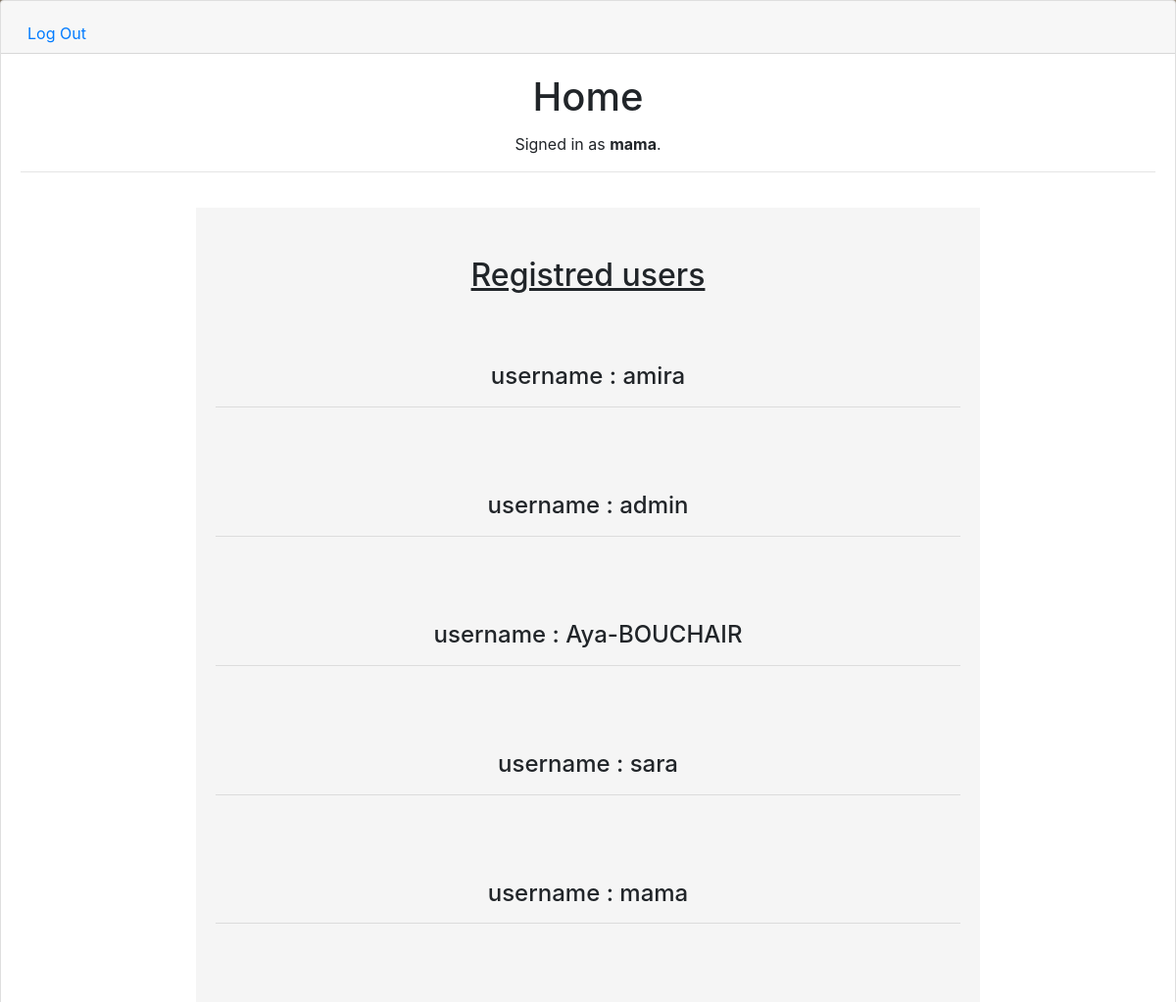
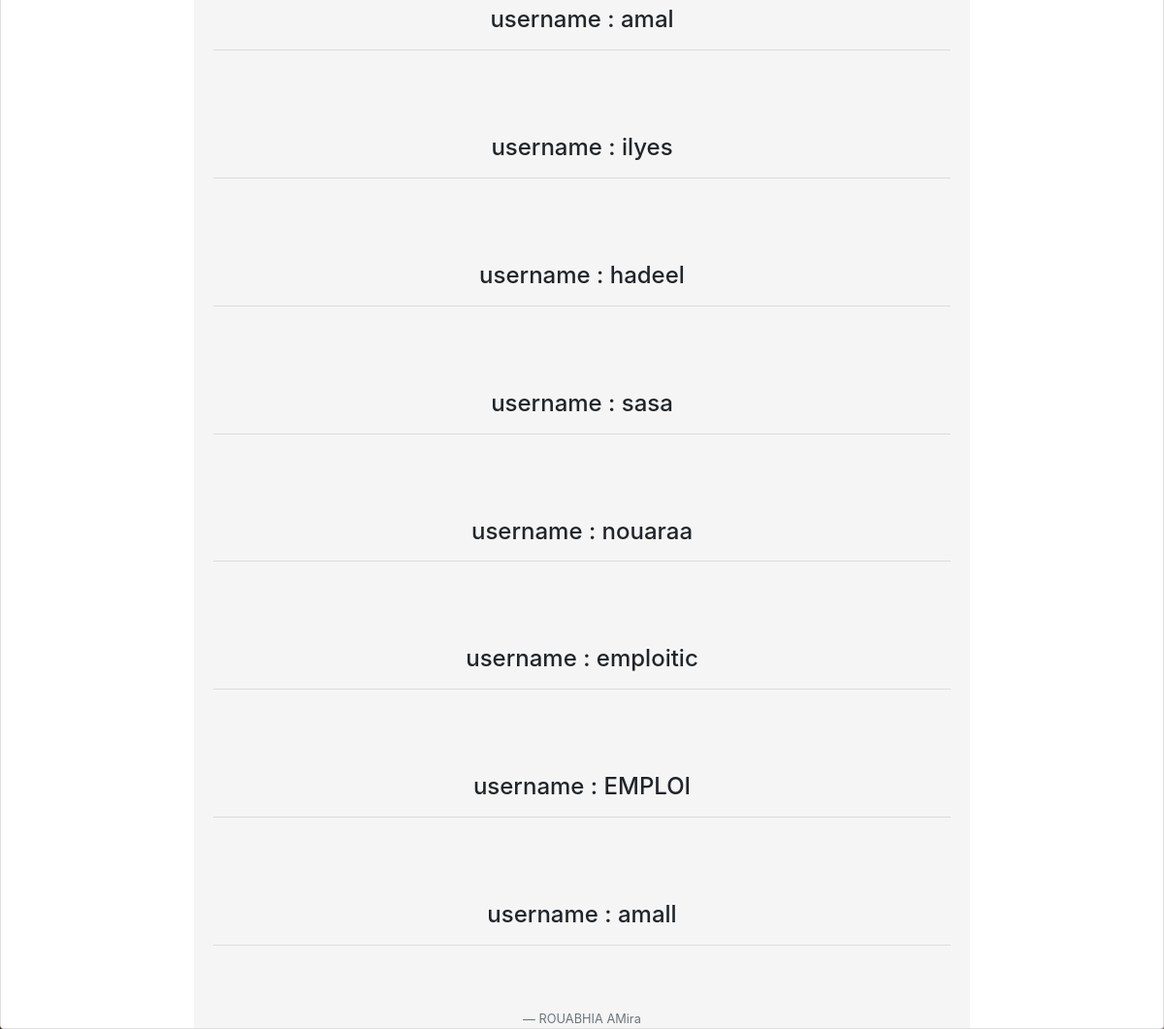
Page /index/ (signed in) on the committed database (2 pictures, top to bottom).
### accounts/models.py (models this page shows)
class User(AbstractUser):
    pass

### accounts/views.py (the view)
# urls.py: path('index/', views.index, name= 'index'),
def index(request):
    users = User.objects.all()
    return render(request, 'index.html', {
                    "users": users,
                })

### accounts/templates/index.html (shortened to what this page needs)
{% extends "layout.html" %}
{% load static %}
{% block body %}
{% if user.is_authenticated %}
<h2 style="margin: 50px; text-decoration: underline;" class="text-center">Registred users</h2>
{% for user in users %}
<div style="margin-bottom: 30px;">
    <div class="card-body">
        <h4 class="card-title">username : {{user.username}}</h4>
        <hr>
    </div>
</div>
{% endfor %}
{% else %}
<h2 style="margin: 50px; text-decoration: underline;" class="text-center">Login to view all registred users !</h2>
{% endif %}
{% endblock %}

### accounts/templates/layout.html (shortened to what this page needs)
{% load static %}
<!DOCTYPE html>
<html lang="en">
<head>
  <link rel="stylesheet" href="https://stackpath.bootstrapcdn.com/bootstrap/4.4.1/css/bootstrap.min.css"
>
  <link href="{% static 'css/styles.css' %}" rel="stylesheet">
</head>
<body class="bg-image">
  <div class="card text-center">
    <div class="card-header">
      <ul class="nav nav-tabs card-header-tabs">
        {% if user.is_authenticated %}
        <li class="nav-item">
          <a class="nav-link" href="{% url 'logout' %}">Log Out</a>
        </li>
        {% endif %}
      </ul>
    </div>
    <div class="card-body">
      <h1 class="card-title">Home</h1>
      {% if user.is_authenticated %}
      <p class="card-text">Signed in as <strong>{{ user.username }}</strong>.</p>
      {% else %}
      <p class="card-text">Not signed in.</p>
      {% endif %}
      <hr>
    </div>
    <div class="mx-auto" style="width: 800px; background-color:whitesmoke;">
      {% block body %}
      {% endblock %}
      <footer class="blockquote-footer">ROUABHIA AMira</footer>
    </div>
  </div>
</body>
</html>

### accounts/static/css/styles.css (style rules this page uses)
html, body { height: 100%; }
.bg-image { background-image: url('static/images/hole.jpg'); background-size: cover; background-repeat: no-repeat; background-position: center center; background-attachment: fixed; height: 100%; }

### rows in the picture
User: username "mama"
User: username "amira"
User: username "admin"
User: username "Aya-BOUCHAIR"
User: username "sara"
User: username "amal"
User: username "ilyes"
User: username "hadeel"
User: username "sasa"
User: username "nouaraa"
User: username "emploitic"
User: username "EMPLOI"
User: username "amall"
